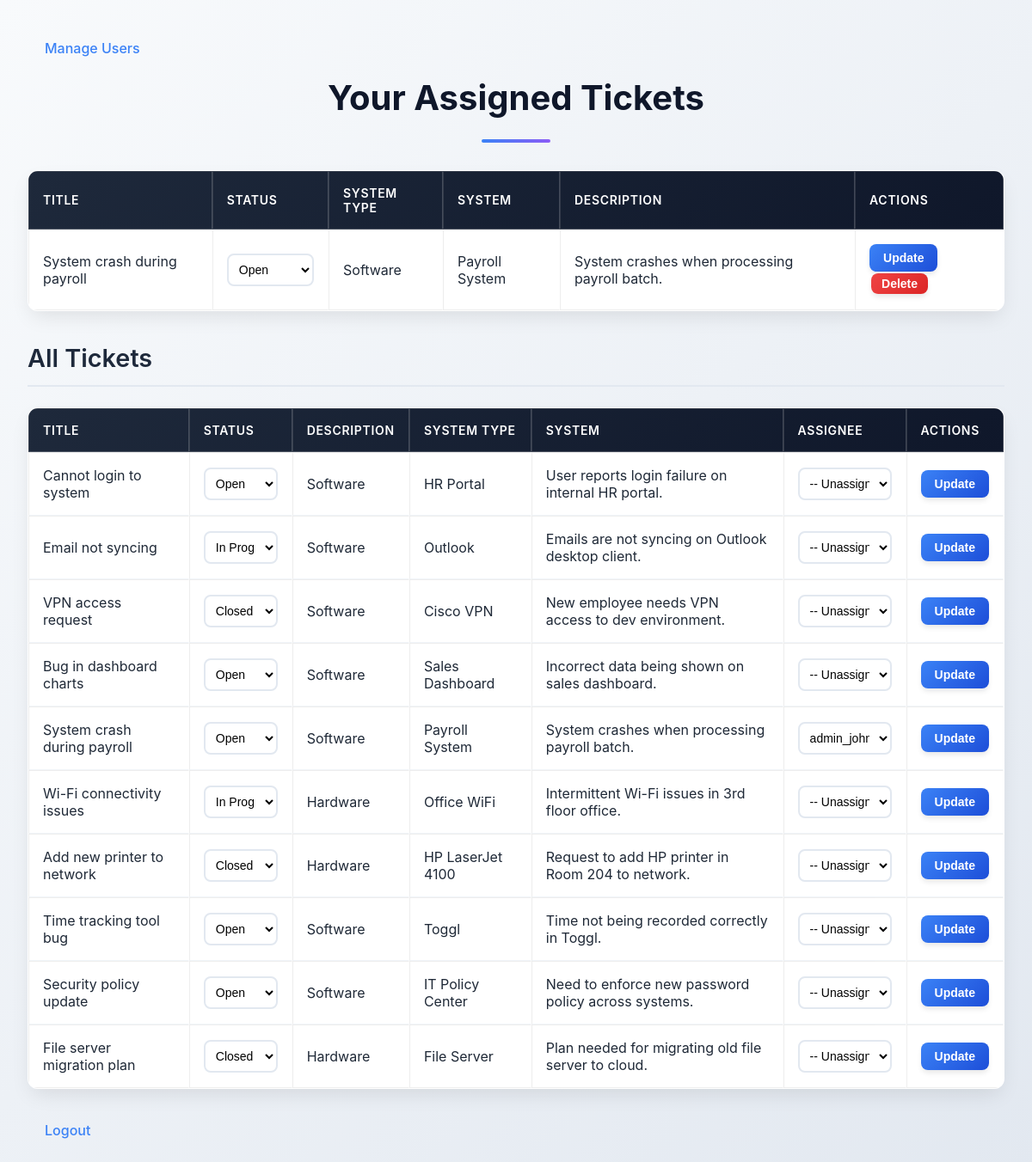
Page /admin (signed in) on the earlier database version.
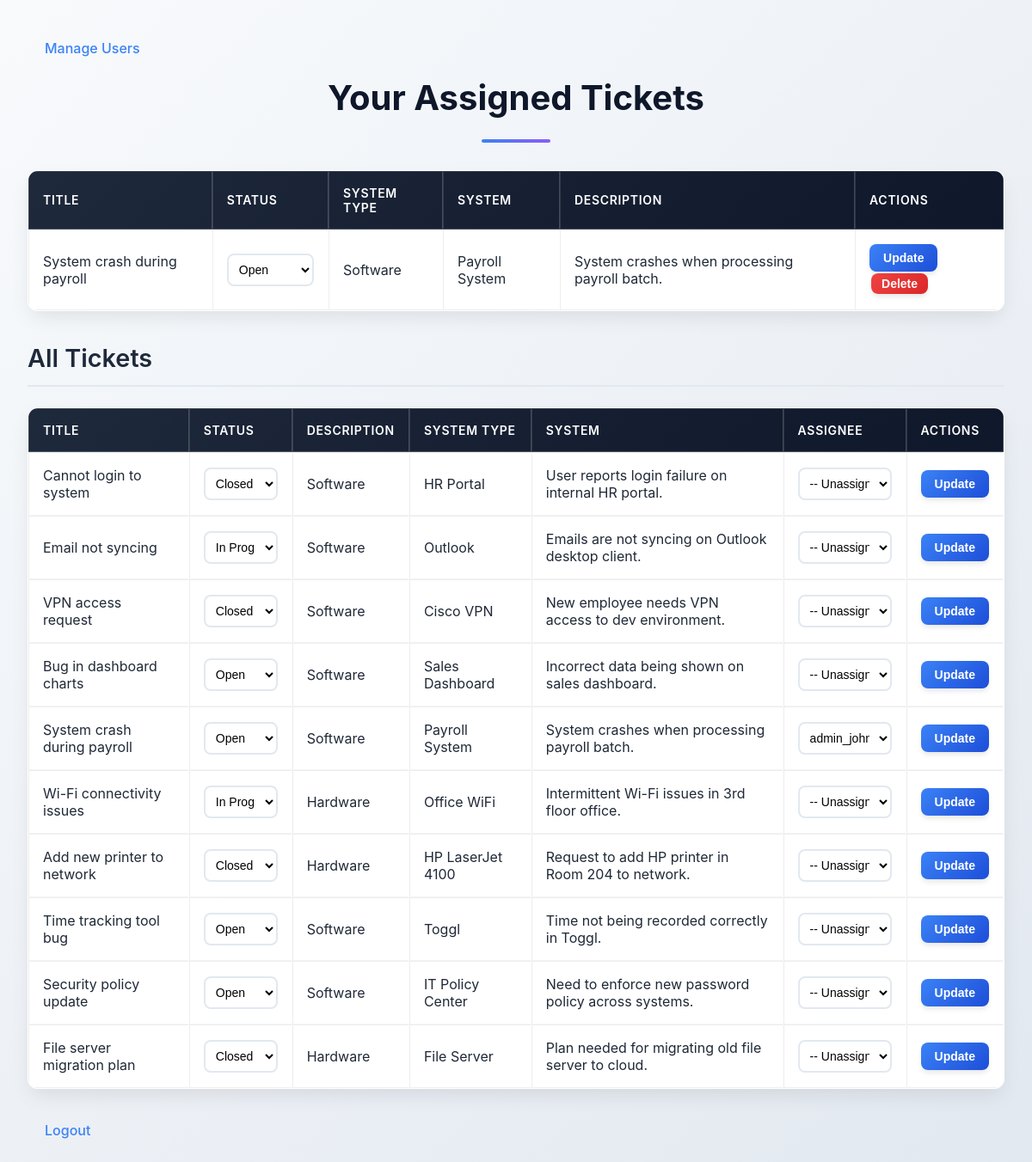
Same page on the later database version.
### app/models.py (models this page shows, shortened)
class Ticket(db.Model):
    __tablename__ = 'ticket'
    id = db.Column(db.Integer, primary_key=True)
    title = db.Column(db.String(150), nullable=False)
    description = db.Column(db.Text, nullable=False)
    system_type = db.Column(db.String(50), nullable=False, default='Open')
    system = db.Column(db.String(150), nullable=False)
    user_id = db.Column(db.Integer, db.ForeignKey('user.id'), nullable=False)
    assignee_id = db.Column(db.Integer, db.ForeignKey('user.id'), nullable=True, default=None)
    status = db.Column(db.String(50), nullable=False, default='Open')

### app/main/routes.py (the view)
@main.route('/admin', methods=['GET', 'POST'])
@login_required
def admin_home():
    if not current_user.is_admin():
        return redirect(url_for('main.user_home'))
    all_tickets = Ticket.query.all()
    my_tickets = Ticket.query.filter_by(assignee_id=current_user.id).all()
    admins = User.query.filter_by(role='admin').all()
    return render_template('admin_home.html', all_tickets=all_tickets, my_tickets=my_tickets, admins=admins)

### app/models.py (called while the page is built)
@login_manager.user_loader
def load_user(user_id):
    return User.query.get(int(user_id))

    def is_admin(self):
        return self.role == 'admin'

### app/templates/admin_home.html (shortened to what this page needs)
<head>
    <link rel="stylesheet" href="{{ url_for('static', filename='styles.css') }}">
</head>
<body>
<div class="container">
<a href="{{ url_for('main.manage_users') }}">Manage Users</a>
<h1>Your Assigned Tickets</h1>
<table border="1" cellpadding="5">
    <thead>
        <tr>
            <th>Title</th>
            <th>Status</th>
            <th>System Type</th>
            <th>System</th>
            <th>Description</th>
            <th>Actions</th>
        </tr>
    </thead>
    <tbody>
        {% for ticket in my_tickets %}
        <tr>
            <form method="POST" action="{{ url_for('main.update_ticket', ticket_id=ticket.id) }}">
                <td>{{ ticket.title }}</td>
                <td><select name="status">
                    {% for s in ['Open', 'In Progress', 'Closed'] %}
                    <option value="{{ s }}" {% if ticket.status == s %}selected{% endif %}>{{ s }}</option>
                    {% endfor %}
                </select></td>
                <td>{{ ticket.system_type }}</td>
                <td>{{ ticket.system }}</td>
                <td>{{ ticket.description }}</td>
                <td><button type="submit">Update</button>
                    <form action="{{ url_for('main.delete_ticket', ticket_id=ticket.id) }}" method="POST" style="display:inline;">
                        <button class="btn btn-sm btn-danger" type="submit" onclick="return confirm('Are you sure you want to delete this ticket?');">Delete</button>
                    </form></td>
            </form>
        </tr>
        {% endfor %}
    </tbody>
</table>
<h2>All Tickets</h2>
<table border="1" cellpadding="5">
    <thead>
        <tr>
            <th>Title</th>
            <th>Status</th>
            <th>Description</th>
            <th>System Type</th>
            <th>System</th>
            <th>Assignee</th>
            <th>Actions</th>
        </tr>
    </thead>
    <tbody>
        {% for ticket in all_tickets %}
        <tr>
            <form method="POST" action="{{ url_for('main.update_ticket', ticket_id=ticket.id) }}">
                <td>{{ ticket.title }}</td>
                <td>
                    <select name="status">
                        {% for s in ['Open', 'In Progress', 'Closed'] %}
                        <option value="{{ s }}" {% if ticket.status == s %}selected{% endif %}>{{ s }}</option>
                        {% endfor %}
                    </select>
                </td>
                <td>{{ ticket.system_type }}</td>
                <td>{{ ticket.system }}</td>
                <td>{{ ticket.description }}</td>
                <td>
                    <select name="assignee">
                        <option value="">-- Unassigned --</option>
                        {% for admin in admins %}
                        <option value="{{ admin.id }}" {% if ticket.assignee_id == admin.id %}selected{% endif %}>
                            {{ admin.username }}
                        </option>
                        {% endfor %}
                    </select>
                </td>
                <td><button type="submit">Update</button></td>
            </form>
        </tr>
        {% endfor %}
    </tbody>
</table>
<a href="{{ url_for('auth.logout') }}">Logout</a>
</div>
</body>

Differences in the rows shown:
changed Ticket "Cannot login to system": status "Open" → "Closed"
